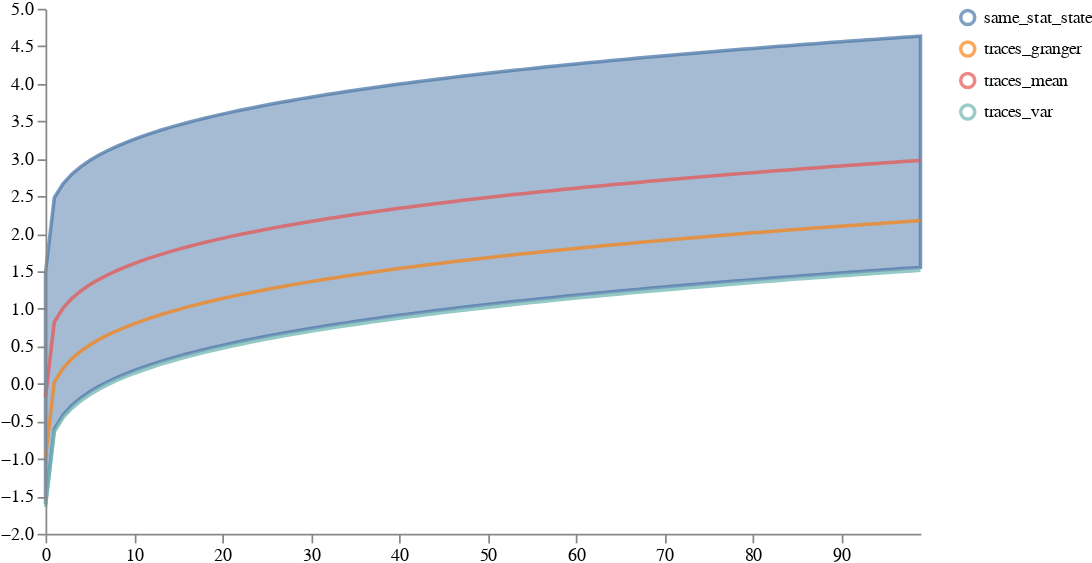

Source (notebook cell):
### Code cell
#'timepoint_id', 'sample_id'
sin_distribution = pd.read_csv("paper_sin/paper_sin_old_df.csv")
sin_distribution = sin_distribution.rename(
            columns={
                'Unnamed: 0': "timepoint_id",
            }
        )
sin_distribution = sin_distribution.melt(id_vars=["timepoint_id"], 
        var_name="sample_id", 
        value_name="same_stat_state")


traces = pyciemss.visuals.trajectories.select_traces(sin_distribution, select_by = "mean")
traces = traces.rename(
            columns={
                'same_stat_state': "traces_mean",
            }
        )
traces['traces_var'] = pyciemss.visuals.trajectories.select_traces(sin_distribution, select_by = "var")["same_stat_state"]
traces['traces_granger'] = pyciemss.visuals.trajectories.select_traces(sin_distribution, select_by = "granger")["same_stat_state"]
schema = plots.trajectories(sin_distribution, traces = traces)
print(traces_var)
plots.save_schema(schema, "_schema.json")

plots.ipy_display(schema, format="interactive")
image = plots.ipy_display(schema, format="PNG").data
save_result(image, "paper_start", "png")

### Figure 1 — Vega specification as saved in the notebook (floating-point values rounded to 4 significant figures; data arrays with more than 128 entries replaced by an {"elided": "..."} marker saying what was removed)
{"$schema": "https://vega.github.io/schema/vega/v5.json", "axes": [{"name": "x_axis", "orient": "bottom", "scale": "xscale", "zindex": 100}, {"name": "y_axis", "orient": "left", "scale": "yscale", "zindex": 100}], "data": [{"name": "distributions", "transform": [{"sort": {"field": ["trajectory", "timepoint"]}, "type": "collect"}], "values": [{"lower": -1.603, "timepoint": 0, "trajectory": "same_stat_state", "upper": 1.481}, {"lower": -0.6029, "timepoint": 1, "trajectory": "same_stat_state", "upper": 2.481}, {"lower": -0.4137, "timepoint": 2, "trajectory": "same_stat_state", "upper": 2.67}, {"lower": -0.2869, "timepoint": 3, "trajectory": "same_stat_state", "upper": 2.797}, {"lower": -0.1887, "timepoint": 4, "trajectory": "same_stat_state", "upper": 2.895}, {"lower": -0.1076, "timepoint": 5, "trajectory": "same_stat_state", "upper": 2.976}, {"lower": -0.03786, "timepoint": 6, "trajectory": "same_stat_state", "upper": 3.046}, {"lower": 0.02363, "timepoint": 7, "trajectory": "same_stat_state", "upper": 3.107}, {"lower": 0.07885, "timepoint": 8, "trajectory": "same_stat_state", "upper": 3.163}, {"lower": 0.1291, "timepoint": 9, "trajectory": "same_stat_state", "upper": 3.213}, {"lower": 0.1753, "timepoint": 10, "trajectory": "same_stat_state", "upper": 3.259}, {"lower": 0.2182, "timepoint": 11, "trajectory": "same_stat_state", "upper": 3.302}, {"lower": 0.2583, "timepoint": 12, "trajectory": "same_stat_state", "upper": 3.342}, {"lower": 0.2959, "timepoint": 13, "trajectory": "same_stat_state", "upper": 3.38}, {"lower": 0.3314, "timepoint": 14, "trajectory": "same_stat_state", "upper": 3.415}, {"lower": 0.365, "timepoint": 15, "trajectory": "same_stat_state", "upper": 3.449}, {"lower": 0.3971, "timepoint": 16, "trajectory": "same_stat_state", "upper": 3.481}, {"lower": 0.4276, "timepoint": 17, "trajectory": "same_stat_state", "upper": 3.511}, {"lower": 0.4568, "timepoint": 18, "trajectory": "same_stat_state", "upper": 3.541}, {"lower": 0.4849, "timepoint": 19, "trajectory": "same_stat_state", "upper": 3.569}, {"lower": 0.5118, "timepoint": 20, "trajectory": "same_stat_state", "upper": 3.596}, {"lower": 0.5377, "timepoint": 21, "trajectory": "same_stat_state", "upper": 3.621}, {"lower": 0.5628, "timepoint": 22, "trajectory": "same_stat_state", "upper": 3.646}, {"lower": 0.587, "timepoint": 23, "trajectory": "same_stat_state", "upper": 3.671}, {"lower": 0.6104, "timepoint": 24, "trajectory": "same_stat_state", "upper": 3.694}, {"lower": 0.6331, "timepoint": 25, "trajectory": "same_stat_state", "upper": 3.717}, {"lower": 0.6552, "timepoint": 26, "trajectory": "same_stat_state", "upper": 3.739}, {"lower": 0.6766, "timepoint": 27, "trajectory": "same_stat_state", "upper": 3.76}, {"lower": 0.6974, "timepoint": 28, "trajectory": "same_stat_state", "upper": 3.781}, {"lower": 0.7176, "timepoint": 29, "trajectory": "same_stat_state", "upper": 3.801}, {"lower": 0.7374, "timepoint": 30, "trajectory": "same_stat_state", "upper": 3.821}, {"lower": 0.7567, "timepoint": 31, "trajectory": "same_stat_state", "upper": 3.84}, {"lower": 0.7755, "timepoint": 32, "trajectory": "same_stat_state", "upper": 3.859}, {"lower": 0.7938, "timepoint": 33, "trajectory": "same_stat_state", "upper": 3.878}, {"lower": 0.8118, "timepoint": 34, "trajectory": "same_stat_state", "upper": 3.895}, {"lower": 0.8294, "timepoint": 35, "trajectory": "same_stat_state", "upper": 3.913}, {"lower": 0.8465, "timepoint": 36, "trajectory": "same_stat_state", "upper": 3.93}, {"lower": 0.8634, "timepoint": 37, "trajectory": "same_stat_state", "upper": 3.947}, {"lower": 0.8799, "timepoint": 38, "trajectory": "same_stat_state", "upper": 3.964}, {"lower": 0.8961, "timepoint": 39, "trajectory": "same_stat_state", "upper": 3.98}, {"lower": 0.9119, "timepoint": 40, "trajectory": "same_stat_state", "upper": 3.996}, {"lower": 0.9275, "timepoint": 41, "trajectory": "same_stat_state", "upper": 4.011}, {"lower": 0.9428, "timepoint": 42, "trajectory": "same_stat_state", "upper": 4.026}, {"lower": 0.9578, "timepoint": 43, "trajectory": "same_stat_state", "upper": 4.042}, {"lower": 0.9726, "timepoint": 44, "trajectory": "same_stat_state", "upper": 4.056}, {"lower": 0.9871, "timepoint": 45, "trajectory": "same_stat_state", "upper": 4.071}, {"lower": 1.001, "timepoint": 46, "trajectory": "same_stat_state", "upper": 4.085}, {"lower": 1.015, "timepoint": 47, "trajectory": "same_stat_state", "upper": 4.099}, {"lower": 1.029, "timepoint": 48, "trajectory": "same_stat_state", "upper": 4.113}, {"lower": 1.043, "timepoint": 49, "trajectory": "same_stat_state", "upper": 4.127}, {"lower": 1.056, "timepoint": 50, "trajectory": "same_stat_state", "upper": 4.14}, {"lower": 1.069, "timepoint": 51, "trajectory": "same_stat_state", "upper": 4.153}, {"lower": 1.082, "timepoint": 52, "trajectory": "same_stat_state", "upper": 4.166}, {"lower": 1.095, "timepoint": 53, "trajectory": "same_stat_state", "upper": 4.179}, {"lower": 1.108, "timepoint": 54, "trajectory": "same_stat_state", "upper": 4.192}, {"lower": 1.12, "timepoint": 55, "trajectory": "same_stat_state", "upper": 4.204}, {"lower": 1.133, "timepoint": 56, "trajectory": "same_stat_state", "upper": 4.216}, {"lower": 1.145, "timepoint": 57, "trajectory": "same_stat_state", "upper": 4.228}, {"lower": 1.157, "timepoint": 58, "trajectory": "same_stat_state", "upper": 4.24}, {"lower": 1.169, "timepoint": 59, "trajectory": "same_stat_state", "upper": 4.252}, {"lower": 1.18, "timepoint": 60, "trajectory": "same_stat_state", "upper": 4.264}, {"lower": 1.192, "timepoint": 61, "trajectory": "same_stat_state", "upper": 4.275}, {"lower": 1.203, "timepoint": 62, "trajectory": "same_stat_state", "upper": 4.287}, {"lower": 1.214, "timepoint": 63, "trajectory": "same_stat_state", "upper": 4.298}, {"lower": 1.225, "timepoint": 64, "trajectory": "same_stat_state", "upper": 4.309}, {"lower": 1.236, "timepoint": 65, "trajectory": "same_stat_state", "upper": 4.32}, {"lower": 1.247, "timepoint": 66, "trajectory": "same_stat_state", "upper": 4.331}, {"lower": 1.258, "timepoint": 67, "trajectory": "same_stat_state", "upper": 4.342}, {"lower": 1.269, "timepoint": 68, "trajectory": "same_stat_state", "upper": 4.352}, {"lower": 1.279, "timepoint": 69, "trajectory": "same_stat_state", "upper": 4.363}, {"lower": 1.29, "timepoint": 70, "trajectory": "same_stat_state", "upper": 4.373}, {"lower": 1.3, "timepoint": 71, "trajectory": "same_stat_state", "upper": 4.384}, {"lower": 1.31, "timepoint": 72, "trajectory": "same_stat_state", "upper": 4.394}, {"lower": 1.32, "timepoint": 73, "trajectory": "same_stat_state", "upper": 4.404}, {"lower": 1.33, "timepoint": 74, "trajectory": "same_stat_state", "upper": 4.414}, {"lower": 1.34, "timepoint": 75, "trajectory": "same_stat_state", "upper": 4.424}, {"lower": 1.35, "timepoint": 76, "trajectory": "same_stat_state", "upper": 4.433}, {"lower": 1.359, "timepoint": 77, "trajectory": "same_stat_state", "upper": 4.443}, {"lower": 1.369, "timepoint": 78, "trajectory": "same_stat_state", "upper": 4.453}, {"lower": 1.378, "timepoint": 79, "trajectory": "same_stat_state", "upper": 4.462}, {"lower": 1.388, "timepoint": 80, "trajectory": "same_stat_state", "upper": 4.471}, {"lower": 1.397, "timepoint": 81, "trajectory": "same_stat_state", "upper": 4.481}, {"lower": 1.406, "timepoint": 82, "trajectory": "same_stat_state", "upper": 4.49}, {"lower": 1.415, "timepoint": 83, "trajectory": "same_stat_state", "upper": 4.499}, {"lower": 1.424, "timepoint": 84, "trajectory": "same_stat_state", "upper": 4.508}, {"lower": 1.433, "timepoint": 85, "trajectory": "same_stat_state", "upper": 4.517}, {"lower": 1.442, "timepoint": 86, "trajectory": "same_stat_state", "upper": 4.526}, {"lower": 1.451, "timepoint": 87, "trajectory": "same_stat_state", "upper": 4.535}, {"lower": 1.46, "timepoint": 88, "trajectory": "same_stat_state", "upper": 4.544}, {"lower": 1.469, "timepoint": 89, "trajectory": "same_stat_state", "upper": 4.552}, {"lower": 1.477, "timepoint": 90, "trajectory": "same_stat_state", "upper": 4.561}, {"lower": 1.486, "timepoint": 91, "trajectory": "same_stat_state", "upper": 4.569}, {"lower": 1.494, "timepoint": 92, "trajectory": "same_stat_state", "upper": 4.578}, {"lower": 1.502, "timepoint": 93, "trajectory": "same_stat_state", "upper": 4.586}, {"lower": 1.511, "timepoint": 94, "trajectory": "same_stat_state", "upper": 4.594}, {"lower": 1.519, "timepoint": 95, "trajectory": "same_stat_state", "upper": 4.603}, {"lower": 1.527, "timepoint": 96, "trajectory": "same_stat_state", "upper": 4.611}, {"lower": 1.535, "timepoint": 97, "trajectory": "same_stat_state", "upper": 4.619}, {"lower": 1.543, "timepoint": 98, "trajectory": "same_stat_state", "upper": 4.627}, {"lower": 1.551, "timepoint": 99, "trajectory": "same_stat_state", "upper": 4.635}]}, {"name": "traces", "transform": [{"expr": "isValid(datum.value)", "type": "filter"}, {"sort": {"field": ["trajectory", "timepoint"]}, "type": "collect"}], "values": {"elided": "300 records"}}, {"name": "points", "values": []}, {"name": "markers", "values": []}, {"name": "selected", "on": [{"remove": true, "trigger": "clear"}, {"remove": true, "trigger": "!shift"}, {"insert": "clicked", "trigger": "!shift && clicked"}, {"toggle": "clicked", "trigger": "shift && clicked"}]}, {"name": "selectedData", "on": [{"remove": true, "trigger": "clearData"}, {"toggle": "clickedData", "trigger": "clickedData"}]}], "height": 300, "legends": [{"encode": {"labels": {"interactive": true, "name": "legendLabel", "update": {"opacity": [{"test": "!length(data('selectedData')) || indata('selectedData', 'value', datum.value)", "value": 1}, {"value": 0.25}]}}, "symbols": {"interactive": true, "name": "legendSymbol", "update": {"fill": {"value": "transparent"}, "opacity": [{"test": "!length(data('selected')) || indata('selected', 'value', datum.value) || indata('selectedData', 'value', datum.value)", "value": 0.7}, {"value": 0.15}], "size": {"value": 64}, "strokeWidth": {"value": 2}}}}, "name": "color_legend", "stroke": "color"}], "marks": [{"from": {"facet": {"data": "points", "groupby": "trajectory", "name": "points_split"}}, "marks": [{"encode": {"hover": {"fillOpacity": {"value": 0.9}}, "update": {"fill": {"field": "trajectory", "scale": "color"}, "fillOpacity": [{"test": "!length(data('selected')) || indata('selected', 'value', datum.trajectory)", "value": 0.5}, {"value": 0.15}], "size": {"value": 35}, "stroke": {"field": "trajectory", "scale": "color"}, "strokeOpacity": [{"test": "!length(data('selected')) || indata('selected', 'value', datum.trajectory)", "value": 0.75}, {"value": 0.15}], "strokeWidth": {"value": 2}, "tooltip": {"field": "value"}, "x": {"field": "timepoint", "scale": "xscale"}, "y": {"field": "value", "scale": "yscale"}}}, "from": {"data": "points_split"}, "name": "_points_symbol", "type": "symbol", "zindex": 3}, {"encode": {"hover": {"fillOpacity": {"value": 0.9}}, "update": {"interpolate": {"value": "linear"}, "stroke": {"field": "trajectory", "scale": "color"}, "strokeDash": {"value": [5, 3]}, "strokeOpacity": [{"test": "!length(data('selected')) || indata('selected', 'value', datum.trajectory)", "value": 0.3}, {"value": 0.1}], "strokeWidth": {"value": 2}, "x": {"field": "timepoint", "scale": "xscale"}, "y": {"field": "value", "scale": "yscale"}}}, "from": {"data": "points_split"}, "name": "_points_line", "type": "line", "zindex": 3}], "name": "_points", "type": "group", "zindex": 3}, {"from": {"facet": {"data": "traces", "groupby": "trajectory", "name": "traces_split"}}, "marks": [{"encode": {"hover": {"fillOpacity": {"value": 0.9}}, "update": {"interpolate": {"value": "linear"}, "stroke": {"field": "trajectory", "scale": "color"}, "strokeOpacity": [{"test": "!length(data('selected')) || indata('selected', 'value', datum.trajectory)", "value": 0.75}, {"value": 0.15}], "strokeWidth": {"value": 2}, "x": {"field": "timepoint", "scale": "xscale"}, "y": {"field": "value", "scale": "yscale"}}}, "from": {"data": "traces_split"}, "name": "_traces_lines", "type": "line"}], "name": "_traces", "type": "group", "zindex": 2}, {"from": {"facet": {"data": "distributions", "groupby": "trajectory", "name": "trajectory_split"}}, "marks": [{"encode": {"hover": {"fillOpacity": {"value": 0.9}}, "update": {"fill": {"field": "trajectory", "scale": "color"}, "fillOpacity": [{"test": "!length(data('selected')) || indata('selected', 'value', datum.trajectory)", "value": 0.5}, {"value": 0.15}], "interpolate": {"value": "linear"}, "stroke": {"field": "trajectory", "scale": "color"}, "strokeOpacity": [{"test": "!length(data('selected')) || indata('selected', 'value', datum.trajectory)", "value": 0.75}, {"value": 0.15}], "strokeWidth": {"value": 2}, "x": {"field": "timepoint", "scale": "xscale"}, "y": {"field": "upper", "scale": "yscale"}, "y2": {"field": "lower", "scale": "yscale"}}}, "from": {"data": "trajectory_split"}, "interactive": true, "name": "area", "type": "area"}], "name": "_distributions", "type": "group", "zindex": 1}, {"marks": [{"encode": {"enter": {"stroke": {"value": "lightgray"}}, "update": {"opacity": {"value": 1}, "x": {"field": "timepoint", "scale": "xscale"}, "y": {"signal": "height"}, "y2": {"value": 0}}}, "from": {"data": "markers"}, "name": "_marker text", "type": "rule"}, {"encode": {"enter": {"fontSize": {"value": 8}, "text": {"field": "datum.label"}, "y": {"value": 0}}}, "from": {"data": "_marker text"}, "name": "_marker flags", "transform": [{"as": ["x", "_y", "opacity", "align", "baseline"], "lineAnchor": "start", "offset": [1], "size": {"signal": "[width, height]"}, "type": "label"}], "type": "text"}], "name": "_markers", "type": "group"}], "scales": [{"domain": {"fields": [{"data": "distributions", "field": "timepoint"}, {"data": "traces", "field": "timepoint"}, {"data": "points", "field": "timepoint"}, {"data": "markers", "field": "timepoint"}]}, "name": "xscale", "range": "width", "type": "linear", "zero": false}, {"domain": {"fields": [{"data": "distributions", "field": "lower"}, {"data": "distributions", "field": "upper"}, {"data": "traces", "field": "value"}, {"data": "points", "field": "value"}]}, "name": "yscale", "nice": true, "range": "height", "type": "linear", "zero": true}, {"domain": {"fields": [{"data": "distributions", "field": "trajectory"}, {"data": "traces", "field": "trajectory"}, {"data": "points", "field": "trajectory"}], "sort": {"order": "ascending"}}, "name": "color", "range": "category", "type": "ordinal"}], "signals": [{"name": "clear", "on": [{"events": "mouseup[!event.item]", "force": true, "update": "true"}], "value": true}, {"name": "shift", "on": [{"events": "@legendSymbol:click, @legendLabel:click", "force": true, "update": "event.shiftKey"}], "value": false}, {"name": "clicked", "on": [{"events": "@legendSymbol:click, @legendLabel:click", "force": true, "update": "{value: datum.value}"}], "value": null}, {"name": "clearData", "on": [{"events": "mouseup[!event.item]", "force": true, "update": "true"}], "value": true}, {"name": "clickedData", "on": [{"events": "@area:click", "force": true, "update": "{value: datum.trajectory}"}], "value": null}], "width": 500}
